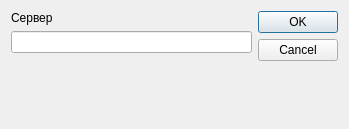
<?xml version="1.0" encoding="UTF-8"?>
<ui version="4.0">
 <class>SettingsDialog</class>
 <widget class="QDialog" name="SettingsDialog">
  <property name="windowModality">
   <enum>Qt::WindowModal</enum>
  </property>
  <property name="geometry">
   <rect>
    <x>0</x>
    <y>0</y>
    <width>349</width>
    <height>125</height>
   </rect>
  </property>
  <property name="windowTitle">
   <string>Настройки</string>
  </property>
  <property name="modal">
   <bool>true</bool>
  </property>
  <layout class="QHBoxLayout" name="horizontalLayout_2">
   <item>
    <widget class="QWidget" name="horizontalWidget" native="true">
     <property name="sizePolicy">
      <sizepolicy hsizetype="Preferred" vsizetype="Preferred">
       <horstretch>0</horstretch>
       <verstretch>0</verstretch>
      </sizepolicy>
     </property>
     <property name="minimumSize">
      <size>
       <width>0</width>
       <height>107</height>
      </size>
     </property>
     <layout class="QHBoxLayout" name="horizontalLayout">
      <property name="sizeConstraint">
       <enum>QLayout::SetDefaultConstraint</enum>
      </property>
      <property name="margin">
       <number>0</number>
      </property>
      <item>
       <layout class="QVBoxLayout" name="verticalLayout">
        <item>
         <widget class="QLabel" name="label">
          <property name="text">
           <string>Сервер</string>
          </property>
         </widget>
        </item>
        <item>
         <widget class="QLineEdit" name="leDbServer">
          <property name="minimumSize">
           <size>
            <width>238</width>
            <height>0</height>
           </size>
          </property>
         </widget>
        </item>
        <item>
         <spacer name="verticalSpacer">
          <property name="orientation">
           <enum>Qt::Vertical</enum>
          </property>
          <property name="sizeHint" stdset="0">
           <size>
            <width>20</width>
            <height>40</height>
           </size>
          </property>
         </spacer>
        </item>
       </layout>
      </item>
      <item>
       <widget class="QDialogButtonBox" name="buttonBox">
        <property name="minimumSize">
         <size>
          <width>0</width>
          <height>0</height>
         </size>
        </property>
        <property name="orientation">
         <enum>Qt::Vertical</enum>
        </property>
        <property name="standardButtons">
         <set>QDialogButtonBox::Cancel|QDialogButtonBox::Ok</set>
        </property>
        <property name="centerButtons">
         <bool>false</bool>
        </property>
       </widget>
      </item>
     </layout>
    </widget>
   </item>
  </layout>
 </widget>
 <tabstops>
  <tabstop>leDbServer</tabstop>
  <tabstop>buttonBox</tabstop>
 </tabstops>
 <resources/>
 <connections>
  <connection>
   <sender>buttonBox</sender>
   <signal>accepted()</signal>
   <receiver>SettingsDialog</receiver>
   <slot>accept()</slot>
   <hints>
    <hint type="sourcelabel">
     <x>297</x>
     <y>62</y>
    </hint>
    <hint type="destinationlabel">
     <x>174</x>
     <y>62</y>
    </hint>
   </hints>
  </connection>
  <connection>
   <sender>buttonBox</sender>
   <signal>rejected()</signal>
   <receiver>SettingsDialog</receiver>
   <slot>reject()</slot>
   <hints>
    <hint type="sourcelabel">
     <x>297</x>
     <y>62</y>
    </hint>
    <hint type="destinationlabel">
     <x>174</x>
     <y>62</y>
    </hint>
   </hints>
  </connection>
 </connections>
</ui>
